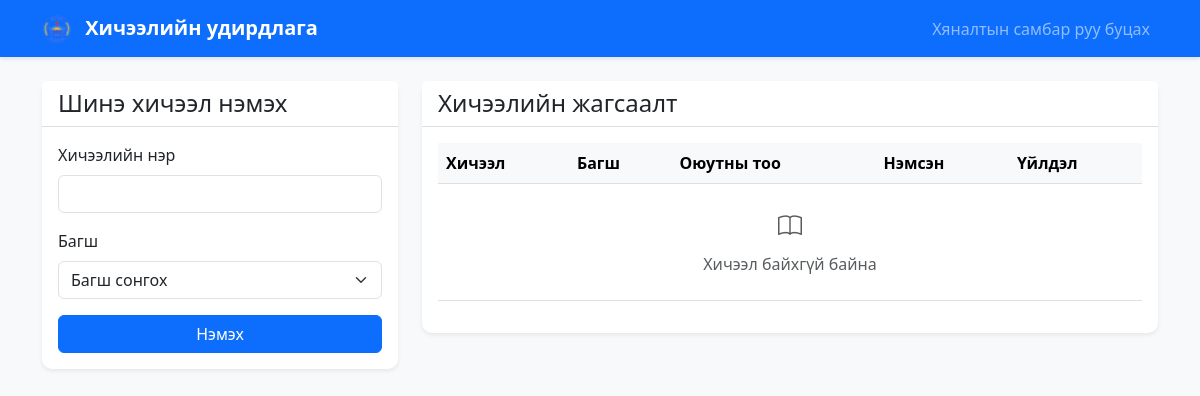
The page /courses/manage.php (signed in) on the database as committed earlier.
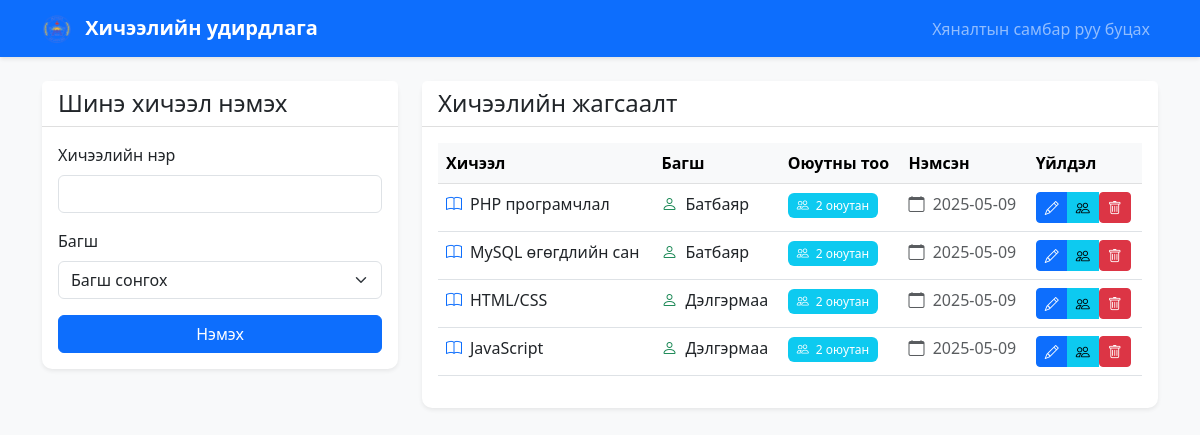
The same page on the database as committed later.
### tables this page shows
CREATE TABLE IF NOT EXISTS courses (
    id INT AUTO_INCREMENT PRIMARY KEY,
    name VARCHAR(255) NOT NULL,
    teacher_id INT NOT NULL,
    created_at TIMESTAMP DEFAULT CURRENT_TIMESTAMP,
    FOREIGN KEY (teacher_id) REFERENCES users(id) ON DELETE CASCADE
);

CREATE TABLE IF NOT EXISTS users (
    id INT AUTO_INCREMENT PRIMARY KEY,
    name VARCHAR(255) NOT NULL,
    email VARCHAR(255) NOT NULL UNIQUE,
    password VARCHAR(255) NOT NULL,
    role ENUM('admin', 'teacher', 'student') NOT NULL,
    created_at TIMESTAMP DEFAULT CURRENT_TIMESTAMP
);

### courses/manage.php (the view, shortened to what the changed rows need)
<?php
require_once '../db.php';
$stmt = $conn->prepare("
    SELECT
        c.id,
        c.name,
        c.teacher_id,
        u.name as teacher_name,
        c.created_at,
        (SELECT COUNT(*) FROM course_enrollments WHERE course_id = c.id) as student_count
    FROM courses c
    JOIN users u ON c.teacher_id = u.id
    ORDER BY c.created_at DESC
");
$stmt->execute();
$courses = $stmt->get_result()->fetch_all(MYSQLI_ASSOC);
?>
<!DOCTYPE html>
<html lang="mn">
<head>
    <link href="https://cdn.jsdelivr.net/npm/bootstrap@5.3.0/dist/css/bootstrap.min.css" rel="stylesheet">
    <link rel="stylesheet" href="https://cdn.jsdelivr.net/npm/bootstrap-icons@1.7.2/font/bootstrap-icons.css">
    <link rel="stylesheet" href="../css/style.css">
</head>
<body class="bg-light">
    <div class="container mt-4">
        <div class="row mb-4">
            <div class="col-md-8">
                <div class="card shadow-sm">
                    <div class="card-body">
                        <div class="table-responsive">
                            <table class="table table-hover">
                                <thead class="table-light">
                                    <tr>
                                        <th>Хичээл</th>
                                        <th>Багш</th>
                                        <th>Оюутны тоо</th>
                                        <th>Нэмсэн</th>
                                        <th>Үйлдэл</th>
                                    </tr>
                                </thead>
                                <tbody>
                                    <?php if (empty($courses)): ?>
                                        <tr>
                                            <td colspan="5" class="text-center py-4">
                                                <div class="text-muted">
                                                    <i class="bi bi-book fs-4 d-block mb-2"></i>
                                                    Хичээл байхгүй байна
                                                </div>
                                            </td>
                                        </tr>
                                    <?php else: ?>
                                        <?php foreach ($courses as $course): ?>
                                            <tr>
                                                <td>
                                                    <div class="d-flex align-items-center">
                                                        <i class="bi bi-book text-primary me-2"></i>
                                                        <?php echo htmlspecialchars($course['name']); ?>
                                                    </div>
                                                </td>
                                                <td>
                                                    <div class="d-flex align-items-center">
                                                        <i class="bi bi-person text-success me-2"></i>
                                                        <?php echo htmlspecialchars($course['teacher_name']); ?>
                                                    </div>
                                                </td>
                                                <td>
                                                    <a href="#" class="text-decoration-none"
                                                       data-bs-toggle="modal"
                                                       data-bs-target="#studentsModal<?php echo $course['id']; ?>">
                                                        <span class="badge bg-info">
                                                            <i class="bi bi-people me-1"></i>
                                                            <?php echo $course['student_count']; ?> оюутан
                                                        </span>
                                                    </a>
                                                </td>
                                                <td>
                                                    <span class="text-muted">
                                                        <i class="bi bi-calendar me-1"></i>
                                                        <?php echo date('Y-m-d', strtotime($course['created_at'])); ?>
                                                    </span>
                                                </td>
                                                <td>
                                                    <div class="btn-group">
                                                        <button type="button" class="btn btn-primary btn-sm"
                                                                data-bs-toggle="modal"
                                                                data-bs-target="#editModal<?php echo $course['id']; ?>"
                                                                title="Засах">
                                                            <i class="bi bi-pencil"></i>
                                                        </button>
                                                        <button type="button" class="btn btn-info btn-sm"
                                                                data-bs-toggle="modal"
                                                                data-bs-target="#studentsModal<?php echo $course['id']; ?>"
                                                                title="Оюутнууд">
                                                            <i class="bi bi-people"></i>
                                                        </button>
                                                        <form method="POST" action="" class="d-inline"
                                                              onsubmit="return confirm('Энэ хичээлийг устгахдаа итгэлтэй байна уу?');">
                                                            <button type="submit" name="delete_course" class="btn btn-danger btn-sm"
                                                                    title="Устгах">
                                                                <i class="bi bi-trash"></i>
                                                            </button>
                                                        </form>
                                                    </div>
                                                </td>
                                            </tr>
                                        <?php endforeach; ?>
                                    <?php endif; ?>
                                </tbody>
                            </table>
                        </div>
                    </div>
                </div>
            </div>
        </div>
    </div>
</body>
</html>

Rows that differ between the two databases and show on the page:
added courses: name "PHP програмчлал", teacher.name "Батбаяр", student_count "2", created_at "2025-05-09"
added courses: name "MySQL өгөгдлийн сан", teacher.name "Батбаяр", student_count "2", created_at "2025-05-09"
added courses: name "HTML/CSS", teacher.name "Дэлгэрмаа", student_count "2", created_at "2025-05-09"
added courses: name "JavaScript", teacher.name "Дэлгэрмаа", student_count "2", created_at "2025-05-09"
Other text that changed with them:
text no longer shown: "Хичээл байхгүй байна"
